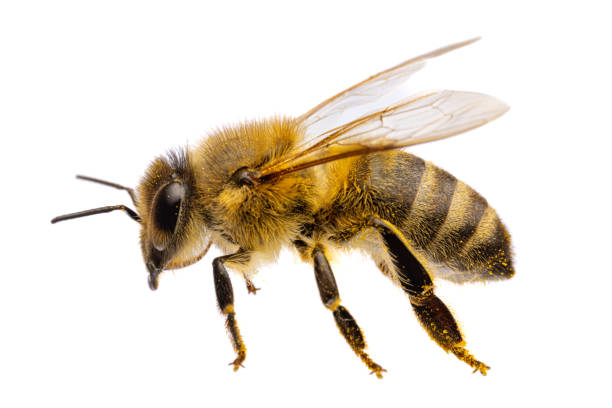
#> input picture Images/bee.jpg, 612 x 408 px
$ python thresh.py
#> lines starting #> are read from the running program, lines starting #| are printed output that depends on the picture; after the words box and inside, x2 and y2 are one past the last pixel; in counts of white or black regions, pixels touching at a corner belong together
import cv2 as cv

img = cv.imread('Images/bee.jpg')
#> img is the input picture: shape (408, 612, 3); mean B, G, R 211.3, 222.2, 229.9
gray = cv.cvtColor(img, cv.COLOR_BGR2GRAY)
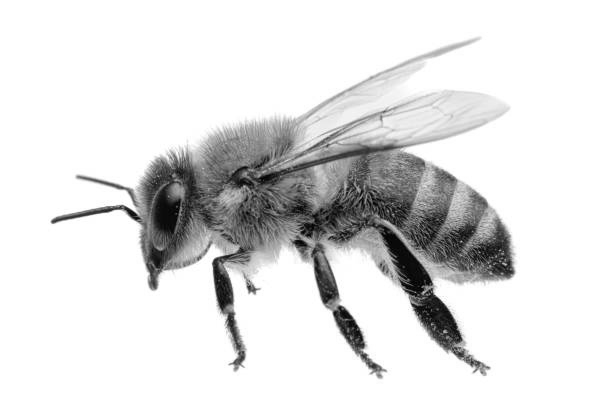
#> gray: shape (408, 612); min 0, max 255, mean 223.3
cv.imshow('Gray', gray)

#Simple Thresholding
thresholding, thresh = cv.threshold(gray, 150, 255, cv.THRESH_BINARY)
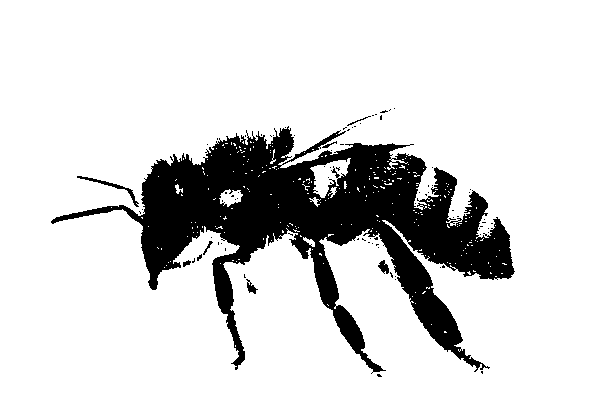
#> thresh: shape (408, 612); 84.5% white; 84 black regions (75 under 20 px), largest, box (x1, y1, x2, y2) and area: (51, 126, 515, 374) 37988, (77, 176, 139, 207) 218, (378, 260, 389, 274) 90
cv.imshow('Thresh', thresh)

#inv thresholding
thold, threshinv = cv.threshold(gray, 150, 255, cv.THRESH_BINARY_INV)
cv.imshow('Inverse', threshinv)

#adaptive threshold
adapthresh = cv.adaptiveThreshold(gray, 255, cv.ADAPTIVE_THRESH_MEAN_C, cv.THRESH_BINARY, 11, 2)
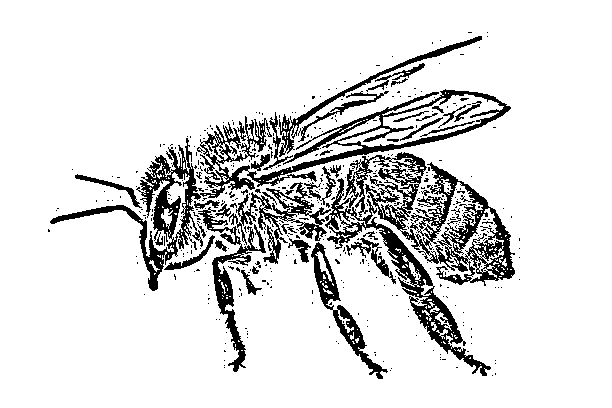
#> adapthresh: shape (408, 612); 87.2% white; 455 black regions (410 under 20 px), largest, box (x1, y1, x2, y2) and area: (325, 152, 515, 376) 10474, (50, 89, 511, 291) 9123, (198, 207, 266, 372) 2030
cv.imshow('ADAPT', adapthresh)

cv.waitKey(0)
cv.destroyAllWindows()
